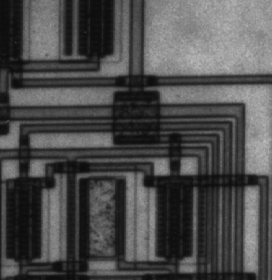
%> input picture practica_0/circuit.tif, 272 x 280 px
$ octave a6.m   (GNU Octave 9; MATLAB toolbox functions it lacks are replaced by stand-ins)
%> lines starting %> are read from the running program, lines starting %| are printed output that depends on the picture
I=imread('circuit.tif');
%> I is the input picture: size 280x272 uint8; min 12, max 191, mean 76.3
imshow(I);
figure, imhist(I) % muestra historiagrama de la imagen original
%> after `imhist(I)`:
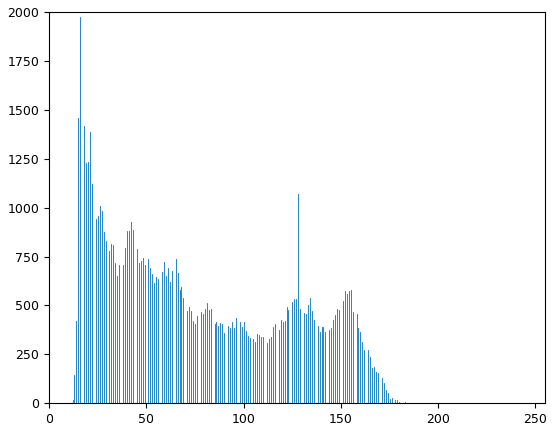
%> figure redrawn from the program's plot data; highest point at x = 16, y = 1972
figure, histeq(I) % mejora el contraste de la imagen ecualizando el historiagrama de la imagen
%> after `histeq(I)`:
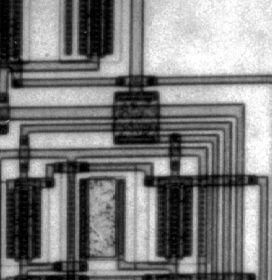
%> ans: size 280x272 uint8; min 0, max 255, mean 126.7
figure, imhist(histeq(I)) % muestra el historiagrama de la imagen resultante de la ecualizacion
%> after `imhist(histeq(I))`:
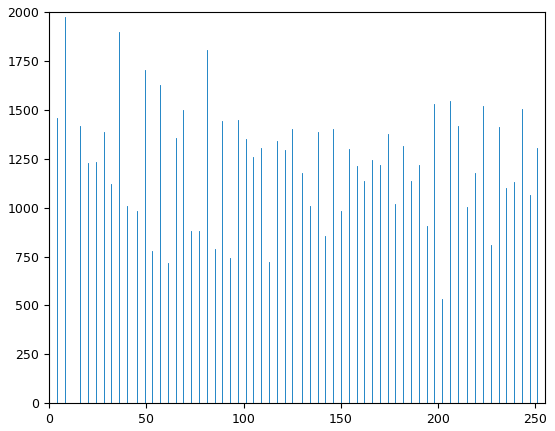
%> figure redrawn from the program's plot data; highest point at x = 8, y = 1972

$ run again, with practica_0/BRAIN_RT.TIF copied over practica_0/circuit.tif
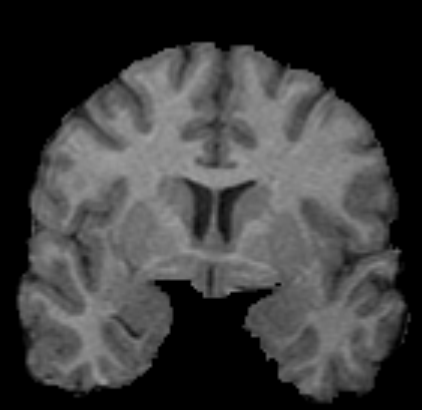
%> input picture practica_0/BRAIN_RT.TIF, 422 x 410 px
%> I is the input picture: size 410x422 uint8; min 0, max 163, mean 60.1
%> `imhist(I)`:
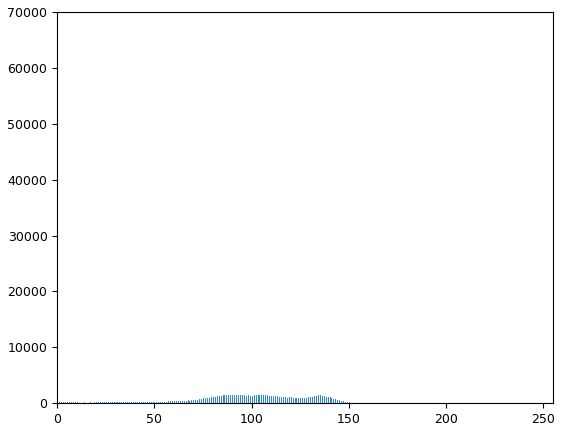
%> figure redrawn from the program's plot data; highest point at x = 0, y = 67176
%> `histeq(I)`:
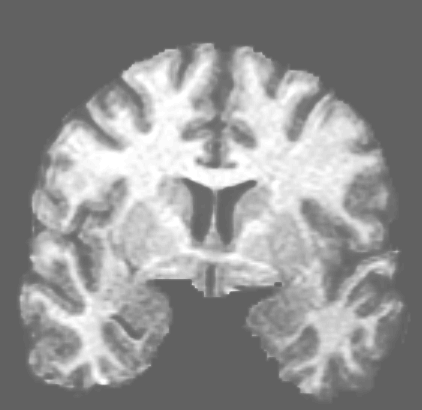
%> ans: size 410x422 uint8; min 97, max 255, mean 145.7
